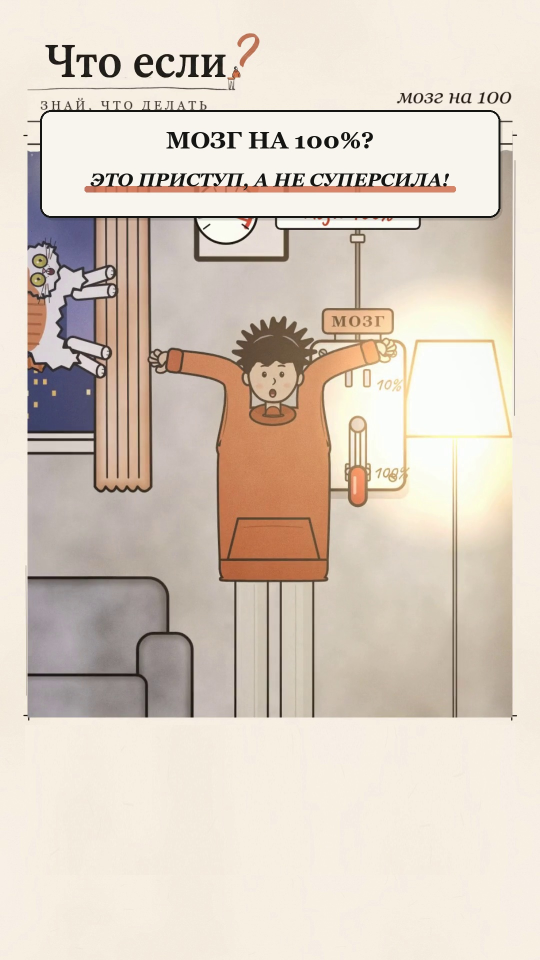
#> input picture Chto_Esli/work/tmp/inspect/test_shot2_card.jpg, 1080 x 1920 px, given in place of banner.png, which was not available (shown at 1/2 size)
$ python make_banner.py
#> lines starting #> are read from the running program, lines starting #| are printed output that depends on the picture; after the words box and inside, x2 and y2 are one past the last pixel; in counts of white or black regions, pixels touching at a corner belong together
# Rebuild the channel banner: keep original logo pixels, replace the tagline.
import sys, numpy as np
from PIL import Image, ImageDraw, ImageFont
SRC='/data/chtoesli/refs/channel/banner.png'
FONT='/usr/share/fonts/msttcore/georgia.ttf'
def make(text, out, cap=31, maxw=873, cx=1265, top=849):
#> called with text = 'ТЫ ПОПАЛ В ТАКУЮ СИТУАЦИЮ', out = '/data/chtoesli/branding/banner_new.png', cap = 31, maxw = 873, cx = 1265, top = 849
    im=Image.open(SRC).convert('RGB'); a=np.asarray(im).copy()
#> in make, im is the input picture: PIL image 1080x1920 RGB; mean R, G, B 218, 205.8, 193.4
    # 1) erase old tagline: fill rows 840..892 / cols 940..1590 with texture copied from the clean strip above (rows 810..839)
    strip=a[810:840,940:1590]
    for i,y in enumerate(range(840,893)):
        a[y,940:1590]=strip[(i%30) if (i//30)%2==0 else 29-(i%30)]
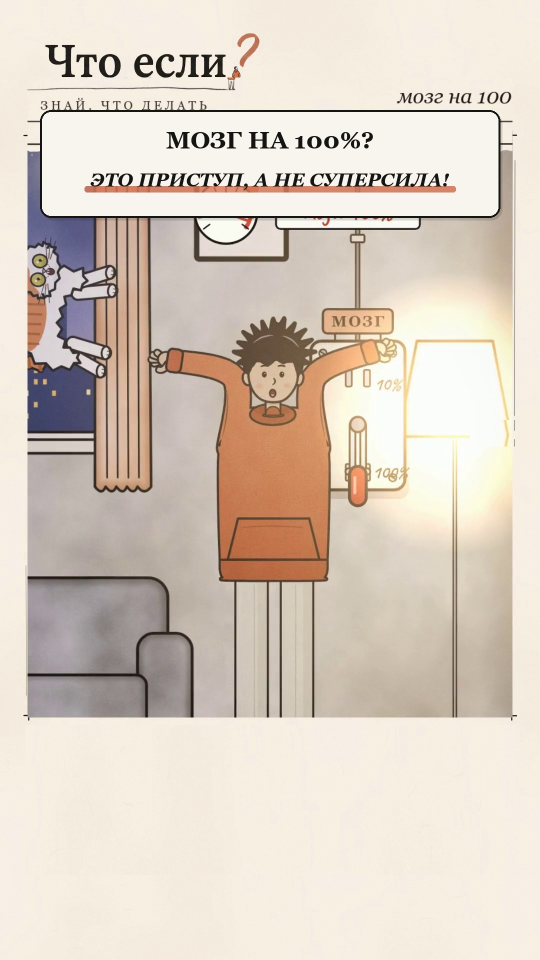
#> a: shape (1920, 1080, 3) (shown at 1/2 size); 0.27% of pixels changed, all inside (x1, y1, x2, y2) = (940, 840, 1080, 893)
    im=Image.fromarray(a)
    # 2) set new tagline, supersampled x4
    S=4
    for sz in range(80,20,-1):
        ft=ImageFont.truetype(FONT,sz*S); bb=ft.getbbox('Н')
        if bb[3]-bb[1]<=cap*S: break
    track=0.30*cap*S; space=0.85*cap*S
    def layout(track):
#> called with track = 37.2
        xs=[];x=0
        for ch in text:
            if ch==' ': x+=space; xs.append(None); continue
            l,t,r,b=ft.getbbox(ch); xs.append(x-l); x+=(r-l)+track
        return xs, x-track
    xs,w=layout(track)
    while w>maxw*S and track>0.12*cap*S:
        track-=S*0.5; xs,w=layout(track)
    H=cap*S*3; W=int(w)+40*S
    L=Image.new('L',(W,H),0); d=ImageDraw.Draw(L)
#> after `L = Image.new('L', (W, H), 0)`: L: PIL image 3622x372 L; every value is 0
    capTop=ft.getbbox('Н')[1]
    for ch,x in zip(text,xs):
        if x is None: continue
        d.text((20*S+x, cap*S-capTop), ch, font=ft, fill=255)
    L=L.resize((W//S,H//S),Image.LANCZOS)
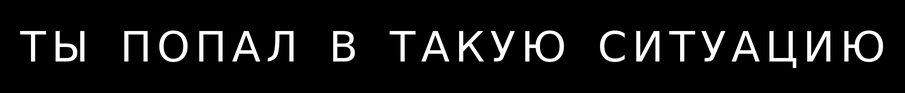
#> L: PIL image 905x93 L; min 0, max 255, mean 19.6
    ink=Image.new('RGB',L.size,(42,40,35))
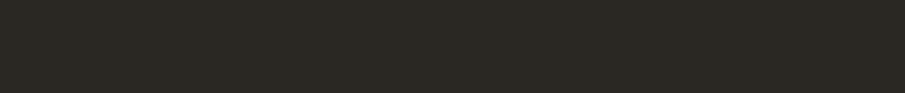
#> ink: PIL image 905x93 RGB; mean R, G, B 42, 40, 35
    x0=int(round(cx-(w/S)/2))-20; y0=top-cap
    im.paste(ink,(x0,y0),L)
    im.save(out)
    print(out,'cap',cap,'font',sz,'track',round(track/S,1),'width',round(w/S),'x',x0+20,'..',x0+20+round(w/S))
if __name__=='__main__':
    make('ТЫ ПОПАЛ В ТАКУЮ СИТУАЦИЮ','/data/chtoesli/branding/banner_new.png')
    make('РАЗБИРАЕМ ЖИЗНЕННЫЕ СИТУАЦИИ','/data/chtoesli/branding/banner_alt.png')
#> call 2 of make, with text = 'РАЗБИРАЕМ ЖИЗНЕННЫЕ СИТУАЦИИ', out = '/data/chtoesli/branding/banner_alt.png', cap = 31, maxw = 873, cx = 1265, top = 849
#> in make (call 2), `L = Image.new('L', (W, H), 0)`: L: PIL image 3832x372 L; every value is 0
#> in make (call 2), `L=L.resize((W//S,H//S),Image.LANCZOS)`:
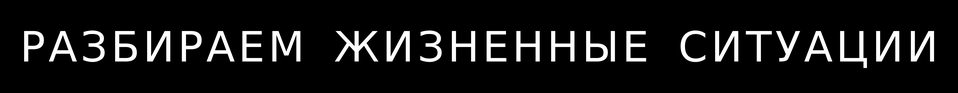
#> L: PIL image 958x93 L; min 0, max 255, mean 23.2
#> in make (call 2), `ink=Image.new('RGB',L.size,(42,40,35))`:
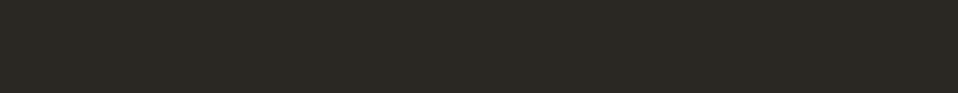
#> ink: PIL image 958x93 RGB; mean R, G, B 42, 40, 35
    make('КАК ВЫЖИТЬ В ЧС','/tmp/banner_check_old.png',cap=35)
#> call 3 of make, with text = 'КАК ВЫЖИТЬ В ЧС', out = '/tmp/banner_check_old.png', cap = 35, maxw = 873, cx = 1265, top = 849
#> in make (call 3), `L = Image.new('L', (W, H), 0)`: L: PIL image 2683x420 L; every value is 0
#> in make (call 3), `L=L.resize((W//S,H//S),Image.LANCZOS)`:
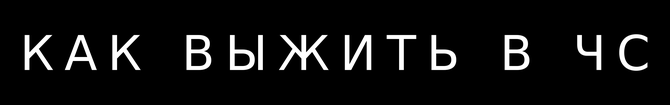
#> L: PIL image 670x105 L; min 0, max 255, mean 17.9
#> in make (call 3), `ink=Image.new('RGB',L.size,(42,40,35))`:
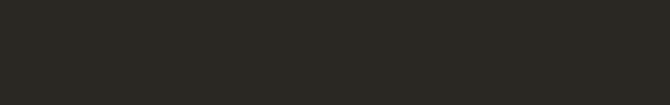
#> ink: PIL image 670x105 RGB; mean R, G, B 42, 40, 35
